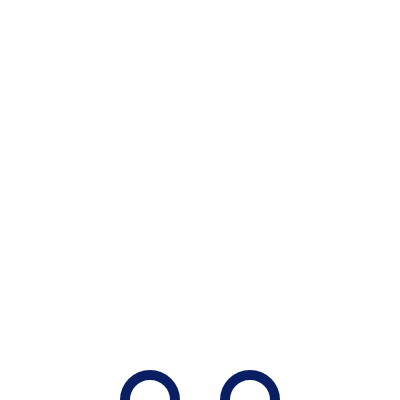
Frame 1 (no input)
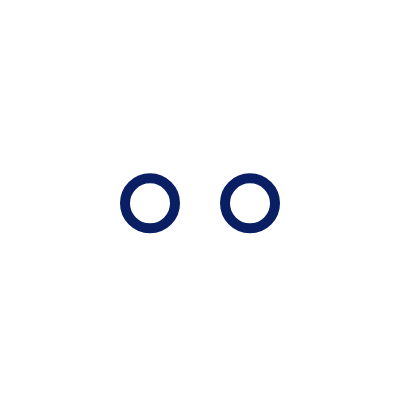
Frame 60 (no input)
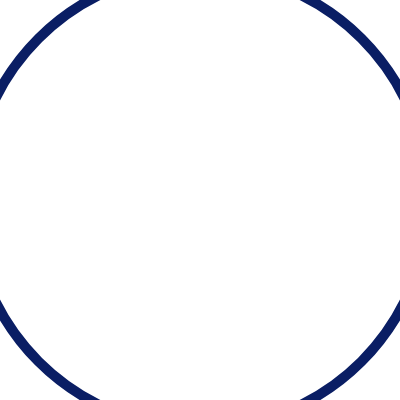
Frame 120 (the mouse pressed at the canvas centre since frame 60)

The p5.js sketch that drew these frames (run headless with seeded random() and noise() and a simulated clock; from frame 60 on, the mouse is pressed at the canvas centre):

// p5.js sketch
// ── sketch.js
let step = 0;

function setup() {
  createCanvas(400, 400);
  frameRate(60);
}

function draw() {
  background(255);
  stroke(10, 30, 100);
  strokeWeight(10);
  fill(255);

  let leftY = lerp(400, 200, min(step / 60, 1));
  let rightY = lerp(400, 200, min(step / 60, 1));

  circle(150, leftY, 50);
  circle(250, rightY, 50);

  if (step > 60) {
    let bigSize;
    
    if (step <= 90) { 
      let t = (step - 60)
      bigSize = lerp(0, width * 2, constrain(t, 0, 1)); 
    } 

    else if (step > 90 && step <= 150) { 
      let t = (step - 90) / 60;
      bigSize = lerp(width * 2, 90, constrain(t, 0, 1));
    } 
    
    else { 
      bigSize = 90;
    }
    
    circle(200, 200, bigSize);
  }

  if (step > 150) { 
    let x1 = 160;
    let y1 = 225;
    let x2 = lerp(160, 240, constrain((step - 150) / 30, 0, 1));
    let y2 = lerp(230, 175, constrain((step - 150) / 30, 0, 1));
    line(x1, y1, x2, y2);
  }
  
  if (step > 180) { 
    let t = constrain((step - 180) / 60, 0, 1);
    let moveY = lerp(20, 0, t);
    let alpha = t * 255;
    fill(10, 30, 100, alpha);
    noStroke();
    textSize(22);
    textAlign(CENTER);
    text("大阪産業大学", width / 2, 300 + moveY);
  }

  step++;
}
